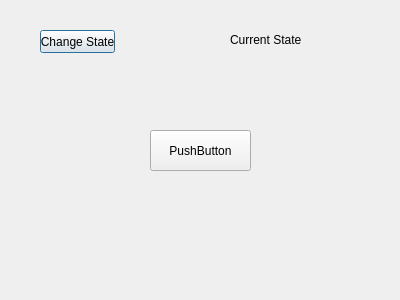
<?xml version="1.0" encoding="UTF-8"?>
<ui version="4.0">
 <class>StateMachine</class>
 <widget class="QDialog" name="StateMachine">
  <property name="geometry">
   <rect>
    <x>0</x>
    <y>0</y>
    <width>400</width>
    <height>300</height>
   </rect>
  </property>
  <property name="windowTitle">
   <string>Dialog</string>
  </property>
  <widget class="QPushButton" name="ChangeState">
   <property name="geometry">
    <rect>
     <x>40</x>
     <y>30</y>
     <width>75</width>
     <height>23</height>
    </rect>
   </property>
   <property name="text">
    <string>Change State</string>
   </property>
  </widget>
  <widget class="QLabel" name="StateLabel">
   <property name="geometry">
    <rect>
     <x>230</x>
     <y>30</y>
     <width>131</width>
     <height>20</height>
    </rect>
   </property>
   <property name="text">
    <string>Current State</string>
   </property>
  </widget>
  <widget class="QPushButton" name="pushButton">
   <property name="geometry">
    <rect>
     <x>150</x>
     <y>130</y>
     <width>101</width>
     <height>41</height>
    </rect>
   </property>
   <property name="text">
    <string>PushButton</string>
   </property>
  </widget>
 </widget>
 <resources/>
 <connections/>
</ui>
